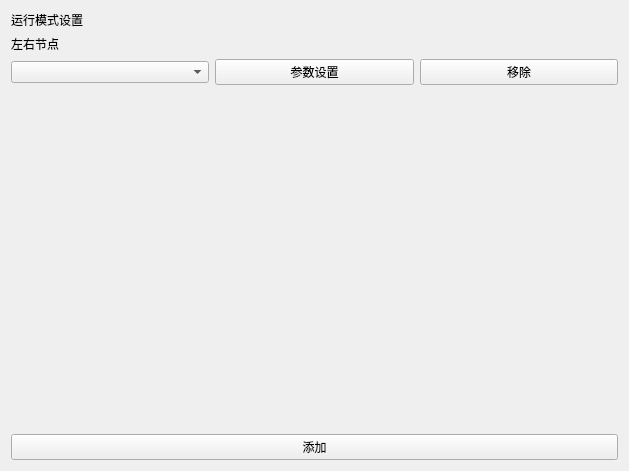
            <widget class="QWidget" name="scrollAreaWidgetContents_5">
             <property name="geometry">
              <rect>
               <x>0</x>
               <y>0</y>
               <width>629</width>
               <height>471</height>
              </rect>
             </property>
             <layout class="QGridLayout" name="gridLayout_20">
              <item row="0" column="0">
               <layout class="QGridLayout" name="gridLayout_19">
                <item row="3" column="1">
                 <spacer name="verticalSpacer_7">
                  <property name="orientation">
                   <enum>Qt::Vertical</enum>
                  </property>
                  <property name="sizeHint" stdset="0">
                   <size>
                    <width>20</width>
                    <height>40</height>
                   </size>
                  </property>
                 </spacer>
                </item>
                <item row="2" column="0">
                 <widget class="QComboBox" name="cm_resist"/>
                </item>
                <item row="1" column="0">
                 <widget class="QLabel" name="label_73">
                  <property name="text">
                   <string>左右节点</string>
                  </property>
                 </widget>
                </item>
                <item row="2" column="1">
                 <widget class="QPushButton" name="resist_arg_set">
                  <property name="text">
                   <string>参数设置</string>
                  </property>
                 </widget>
                </item>
                <item row="2" column="2">
                 <widget class="QPushButton" name="resist_arg_del">
                  <property name="text">
                   <string>移除</string>
                  </property>
                 </widget>
                </item>
                <item row="0" column="0">
                 <widget class="QLabel" name="label_72">
                  <property name="text">
                   <string>运行模式设置</string>
                  </property>
                 </widget>
                </item>
               </layout>
              </item>
              <item row="1" column="0">
               <widget class="QPushButton" name="resist_add_list">
                <property name="text">
                 <string>添加</string>
                </property>
               </widget>
              </item>
             </layout>
            </widget>
